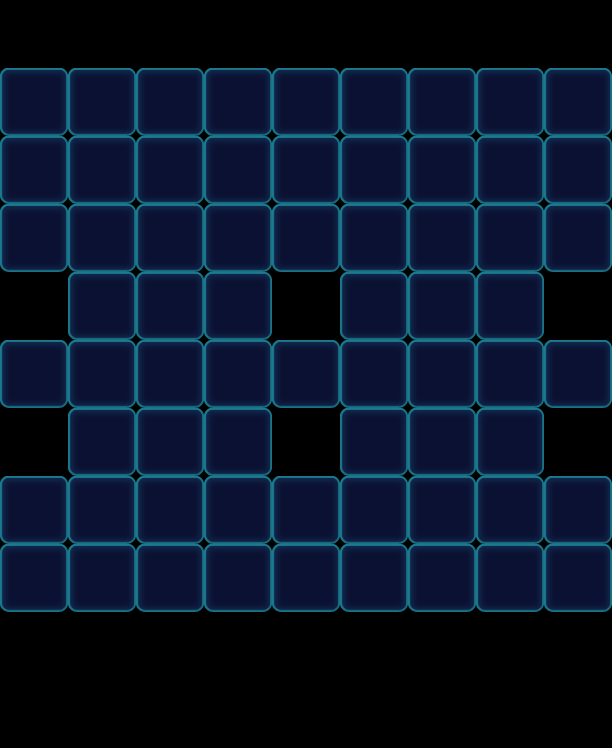

This is a level from a 2D game, rendered from its Tiled map with the project's own tilesets. A one-line summary and the map file follow, with tile-layer data summarised:
An orthogonal 9x11 tile map with 68x68 px tiles, 1 tile layer (Valid), 2 tilesets and 99 objects (66x Floor, 9x Monster, 9x Factory_Normal, 9x Lock, 6x Begin).

<map version="1.0" orientation="orthogonal" width="9" height="11" tilewidth="68" tileheight="68">
 <tileset firstgid="1" name="game_grid1" tilewidth="68" tileheight="68">
  <image source="game_grid1.png" width="68" height="68" />
 </tileset>
 <tileset firstgid="2" name="map" tilewidth="68" tileheight="68">
  <image source="map.png" width="1024" height="1024" />
 </tileset>
 <layer name="Valid" width="9" height="11">
  <data>[99 cells, 66 non-empty, 1 distinct tile ids]</data>
 </layer>
 <objectgroup name="BottomObj" width="9" height="11">
  <object name="Jelly" type="Floor" gid="33" x="0" y="612">
   <properties>
    <property name="Layers" value="2" />
   </properties>
  </object>
  <object name="Jelly" type="Floor" gid="33" x="68" y="612">
   <properties>
    <property name="Layers" value="2" />
   </properties>
  </object>
  <object name="Jelly" type="Floor" gid="33" x="136" y="612">
   <properties>
    <property name="Layers" value="2" />
   </properties>
  </object>
  <object name="Jelly" type="Floor" gid="33" x="204" y="612">
   <properties>
    <property name="Layers" value="2" />
   </properties>
  </object>
  <object name="Jelly" type="Floor" gid="33" x="272" y="612">
   <properties>
    <property name="Layers" value="2" />
   </properties>
  </object>
  <object name="Jelly" type="Floor" gid="33" x="340" y="612">
   <properties>
    <property name="Layers" value="2" />
   </properties>
  </object>
  <object name="Jelly" type="Floor" gid="33" x="408" y="612">
   <properties>
    <property name="Layers" value="2" />
   </properties>
  </object>
  <object name="Jelly" type="Floor" gid="33" x="476" y="612">
   <properties>
    <property name="Layers" value="2" />
   </properties>
  </object>
  <object name="Jelly" type="Floor" gid="33" x="544" y="612">
   <properties>
    <property name="Layers" value="2" />
   </properties>
  </object>
  <object name="Jelly" type="Floor" gid="33" x="0" y="408">
   <properties>
    <property name="Layers" value="2" />
   </properties>
  </object>
  <object name="Jelly" type="Floor" gid="33" x="408" y="408">
   <properties>
    <property name="Layers" value="2" />
   </properties>
  </object>
  <object name="Jelly" type="Floor" gid="33" x="544" y="272">
   <properties>
    <property name="Layers" value="2" />
   </properties>
  </object>
  <object name="Jelly" type="Floor" gid="33" x="544" y="204">
   <properties>
    <property name="Layers" value="2" />
   </properties>
  </object>
  <object name="Jelly" type="Floor" gid="33" x="544" y="136">
   <properties>
    <property name="Layers" value="2" />
   </properties>
  </object>
  <object name="Jelly" type="Floor" gid="33" x="0" y="204">
   <properties>
    <property name="Layers" value="2" />
   </properties>
  </object>
  <object name="Jelly" type="Floor" gid="33" x="0" y="136">
   <properties>
    <property name="Layers" value="2" />
   </properties>
  </object>
  <object name="Jelly" type="Floor" gid="33" x="0" y="272">
   <properties>
    <property name="Layers" value="2" />
   </properties>
  </object>
  <object name="Jelly" type="Floor" gid="33" x="68" y="204">
   <properties>
    <property name="Layers" value="2" />
   </properties>
  </object>
  <object name="Jelly" type="Floor" gid="33" x="68" y="136">
   <properties>
    <property name="Layers" value="2" />
   </properties>
  </object>
  <object name="Jelly" type="Floor" gid="33" x="68" y="272">
   <properties>
    <property name="Layers" value="2" />
   </properties>
  </object>
  <object name="Jelly" type="Floor" gid="33" x="136" y="204">
   <properties>
    <property name="Layers" value="2" />
   </properties>
  </object>
  <object name="Jelly" type="Floor" gid="33" x="136" y="136">
   <properties>
    <property name="Layers" value="2" />
   </properties>
  </object>
  <object name="Jelly" type="Floor" gid="33" x="136" y="272">
   <properties>
    <property name="Layers" value="2" />
   </properties>
  </object>
  <object name="Jelly" type="Floor" gid="33" x="204" y="204">
   <properties>
    <property name="Layers" value="2" />
   </properties>
  </object>
  <object name="Jelly" type="Floor" gid="33" x="204" y="136">
   <properties>
    <property name="Layers" value="2" />
   </properties>
  </object>
  <object name="Jelly" type="Floor" gid="33" x="204" y="272">
   <properties>
    <property name="Layers" value="2" />
   </properties>
  </object>
  <object name="Jelly" type="Floor" gid="33" x="272" y="204">
   <properties>
    <property name="Layers" value="2" />
   </properties>
  </object>
  <object name="Jelly" type="Floor" gid="33" x="272" y="136">
   <properties>
    <property name="Layers" value="2" />
   </properties>
  </object>
  <object name="Jelly" type="Floor" gid="33" x="272" y="272">
   <properties>
    <property name="Layers" value="2" />
   </properties>
  </object>
  <object name="Jelly" type="Floor" gid="33" x="340" y="204">
   <properties>
    <property name="Layers" value="2" />
   </properties>
  </object>
  <object name="Jelly" type="Floor" gid="33" x="340" y="136">
   <properties>
    <property name="Layers" value="2" />
   </properties>
  </object>
  <object name="Jelly" type="Floor" gid="33" x="340" y="272">
   <properties>
    <property name="Layers" value="2" />
   </properties>
  </object>
  <object name="Jelly" type="Floor" gid="33" x="408" y="204">
   <properties>
    <property name="Layers" value="2" />
   </properties>
  </object>
  <object name="Jelly" type="Floor" gid="33" x="408" y="136">
   <properties>
    <property name="Layers" value="2" />
   </properties>
  </object>
  <object name="Jelly" type="Floor" gid="33" x="408" y="272">
   <properties>
    <property name="Layers" value="2" />
   </properties>
  </object>
  <object name="Jelly" type="Floor" gid="33" x="476" y="204">
   <properties>
    <property name="Layers" value="2" />
   </properties>
  </object>
  <object name="Jelly" type="Floor" gid="33" x="476" y="136">
   <properties>
    <property name="Layers" value="2" />
   </properties>
  </object>
  <object name="Jelly" type="Floor" gid="33" x="476" y="272">
   <properties>
    <property name="Layers" value="2" />
   </properties>
  </object>
  <object name="Jelly" type="Floor" gid="33" x="476" y="544">
   <properties>
    <property name="Layers" value="2" />
   </properties>
  </object>
  <object name="Jelly" type="Floor" gid="33" x="0" y="544">
   <properties>
    <property name="Layers" value="2" />
   </properties>
  </object>
  <object name="Jelly" type="Floor" gid="33" x="272" y="544">
   <properties>
    <property name="Layers" value="2" />
   </properties>
  </object>
  <object name="Jelly" type="Floor" gid="33" x="408" y="544">
   <properties>
    <property name="Layers" value="2" />
   </properties>
  </object>
  <object name="Jelly" type="Floor" gid="33" x="544" y="544">
   <properties>
    <property name="Layers" value="2" />
   </properties>
  </object>
  <object name="Jelly" type="Floor" gid="33" x="340" y="544">
   <properties>
    <property name="Layers" value="2" />
   </properties>
  </object>
  <object name="Jelly" type="Floor" gid="33" x="136" y="544">
   <properties>
    <property name="Layers" value="2" />
   </properties>
  </object>
  <object name="Jelly" type="Floor" gid="33" x="68" y="544">
   <properties>
    <property name="Layers" value="2" />
   </properties>
  </object>
  <object name="Jelly" type="Floor" gid="33" x="204" y="544">
   <properties>
    <property name="Layers" value="2" />
   </properties>
  </object>
  <object name="Jelly" type="Floor" gid="33" x="68" y="476">
   <properties>
    <property name="Layers" value="2" />
   </properties>
  </object>
  </objectgroup>
 <objectgroup name="MiddleObj" width="9" height="11">
  <!-- 9 objects omitted --></objectgroup>
 <objectgroup color="#000000" name="TopObj" width="9" height="11">
  <!-- 24 objects omitted --></objectgroup>
</map>
<!-- 51 of 99 objects omitted -->
